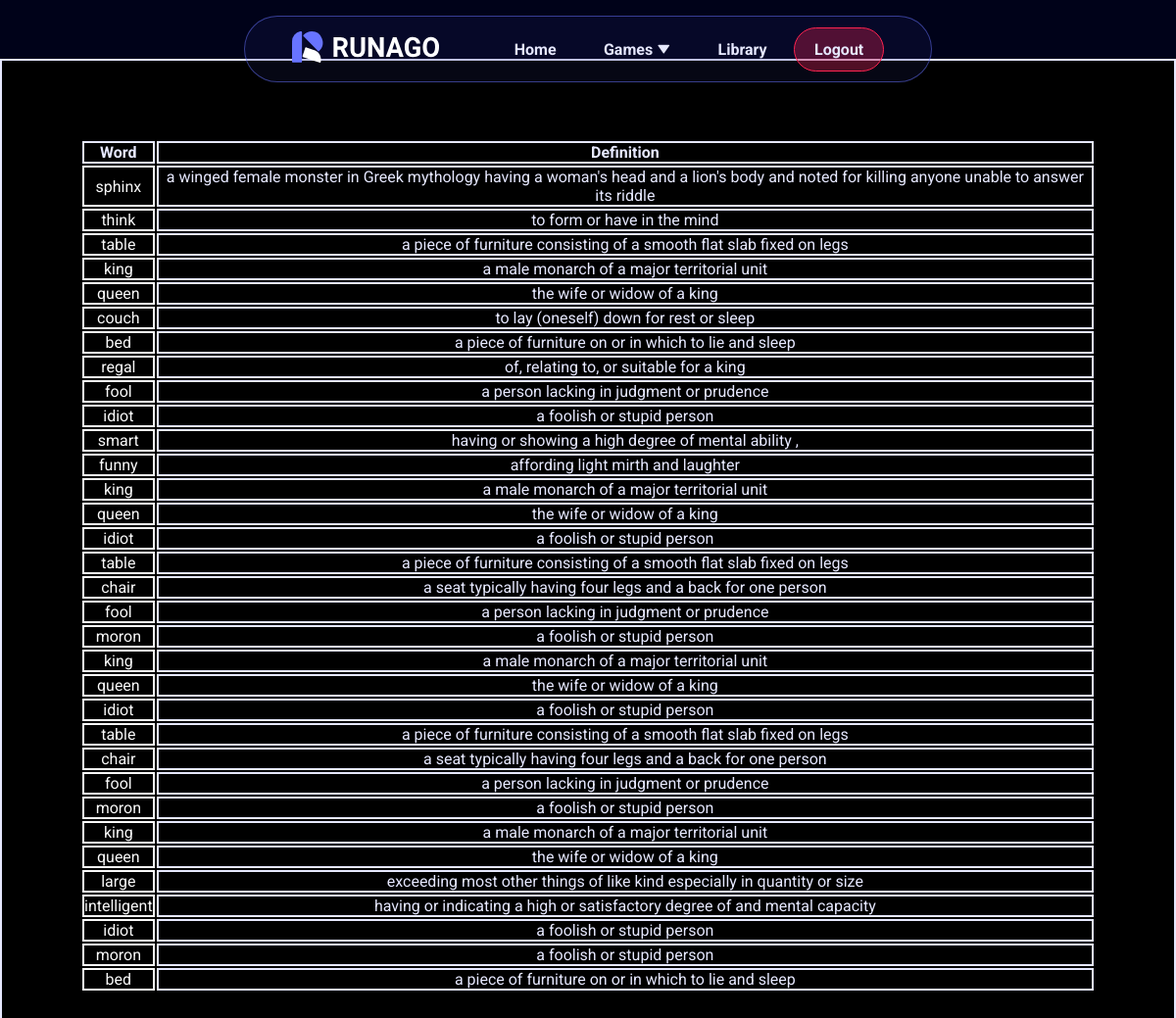
/library (signed in), run on the app's committed database.
### website/models.py (models this page shows)
class LearnedWord(db.Model, UserMixin):
    id = db.Column(db.Integer, primary_key=True)
    user_id = db.Column(db.Integer, db.ForeignKey('user.id'), nullable=False)
    user = db.relationship('User', backref='learned_words')
    word = db.Column(db.String(20), nullable=False)
    definition = db.Column(db.String(50), nullable=True)

### website/pages.py (the view)
@pages.route('/library')
def library():
    learned_words = LearnedWord.query.filter_by(user_id=current_user.id).all()
    Users = User.query.all()
    Users_id = current_user.id
    print(Users_id)
    return render_template("library.html", user = current_user, learned_words=learned_words, Users = Users, Users_id = Users_id)

### website/__init__.py (called while the page is built)
def create_app():
    app = Flask(__name__, static_url_path='/static')
    app.config['SECRET_KEY']= '7997'
    app.config['SQLALCHEMY_DATABASE_URI'] = f'sqlite:///{DB_NAME}'
    db.init_app(app)
    migrate.init_app(app, db)
    from .pages import pages
    from.auth import auth
    app.register_blueprint(pages, url_prefix='/')
    app.register_blueprint(auth, url_prefix='/')
    from .models import User
    from .models import LearnedWord
    with app.app_context():
        db.create_all()
    login_manager = LoginManager()
    login_manager.login_view = 'auth.login'
    login_manager.init_app(app)
    @login_manager.user_loader
    def load_user(id):
        return User.query.get(int(id))
    return app

### website/templates/library.html (shortened to what this page needs)
{% extends "base.html" %} {% block title %} library {% endblock %} {% block
content %}
<head>
</head>
<div class="flashcards_home">
  <table class="table" style="margin-top: 60px; padding: 5rem">
    <thead>
      <tr>
        <th>Word</th>
        <th>Definition</th>
      </tr>
    </thead>
    <tbody>
      {% for words in learned_words %}
      <tr>
        <td class="words_defs" id="words">{{words.word}}</td>
        <td class="words_defs" id="Definitions">{{words.definition}}</td>
      </tr>
      {% endfor %}
    </tbody>
  </table>
</div>
{% endblock %}

### website/templates/base.html (style rules this page uses)
:root { --clr-accent-1: #6874ff; --clr-accent-1-rgb: 104, 116, 255; --clr-accent-2: #4c58dc; --clr-accent-2-rgb: 76, 88, 220; --clr-secondary-2: #282f70; --clr-secondary-rgb: 32, 39, 99; --clr-light-0: #fff; --clr-light-0-rgb: 250, 250, 250; --clr-light-1: #e6e8ff; --clr-light-1-rgb: 230, 232, 255; --clr-dark-0: #000219; --clr-dark-0-rgb: 0, 2, 25; --clr-dark-1: rgb(13, 17, 51); --clr-dark-1-rgb: 13, 17, 51; --clr-dark-2: #9d92f62c; --clr-red-0: #fe2350; --clr-red-0-rgb: 254, 35, 80; --clr-green-0: #57ca81; --clr-green-0-rgb: 87, 202, 129; --from_input-bg: #9d92f62c; --transition-speed: 250ms; --font-family: 'Roboto', sans-serif; }
* { margin:0; padding: 0; box-sizing: border-box; }
body { background-color: var(--clr-dark-0); color: var(--clr-light-1); transition: all var(--transition-speed) !important; font-family: var(--font-family); width: 100%; min-height: 100vh; display: grid ; place-items: center; }

### website/templates/library.html (style rules this page uses)
.table, th, td { border: 2px solid; background-color: rgb(0, 0, 0); }
#words { color: rgb(249, 249, 249); }

### data on the page
LearnedWord: word "sphinx", definition "a winged female monster in Greek mythology having a woman's head and a lion's body and noted for killing anyone unable to answer its riddle"
LearnedWord: word "think", definition "to form or have in the mind"
LearnedWord: word "table", definition "a piece of furniture consisting of a smooth flat slab fixed on legs"
LearnedWord: word "king", definition "a male monarch of a major territorial unit"
LearnedWord: word "queen", definition "the wife or widow of a king"
LearnedWord: word "couch", definition "to lay (oneself) down for rest or sleep"
LearnedWord: word "bed", definition "a piece of furniture on or in which to lie and sleep"
LearnedWord: word "regal", definition "of, relating to, or suitable for a king"
LearnedWord: word "fool", definition "a person lacking in judgment or prudence"
LearnedWord: word "idiot", definition "a foolish or stupid person"
LearnedWord: word "smart", definition "having or showing a high degree of mental ability ,"
LearnedWord: word "funny", definition "affording light mirth and laughter"
LearnedWord: word "king", definition "a male monarch of a major territorial unit"
LearnedWord: word "queen", definition "the wife or widow of a king"
LearnedWord: word "idiot", definition "a foolish or stupid person"
LearnedWord: word "table", definition "a piece of furniture consisting of a smooth flat slab fixed on legs"
LearnedWord: word "chair", definition "a seat typically having four legs and a back for one person"
LearnedWord: word "fool", definition "a person lacking in judgment or prudence"
LearnedWord: word "moron", definition "a foolish or stupid person"
LearnedWord: word "king", definition "a male monarch of a major territorial unit"
LearnedWord: word "queen", definition "the wife or widow of a king"
LearnedWord: word "idiot", definition "a foolish or stupid person"
LearnedWord: word "table", definition "a piece of furniture consisting of a smooth flat slab fixed on legs"
LearnedWord: word "chair", definition "a seat typically having four legs and a back for one person"
LearnedWord: word "fool", definition "a person lacking in judgment or prudence"
LearnedWord: word "moron", definition "a foolish or stupid person"
LearnedWord: word "king", definition "a male monarch of a major territorial unit"
LearnedWord: word "queen", definition "the wife or widow of a king"
LearnedWord: word "large", definition "exceeding most other things of like kind especially in quantity or size"
LearnedWord: word "intelligent", definition "having or indicating a high or satisfactory degree of and mental capacity"
LearnedWord: word "idiot", definition "a foolish or stupid person"
LearnedWord: word "moron", definition "a foolish or stupid person"
LearnedWord: word "bed", definition "a piece of furniture on or in which to lie and sleep"
